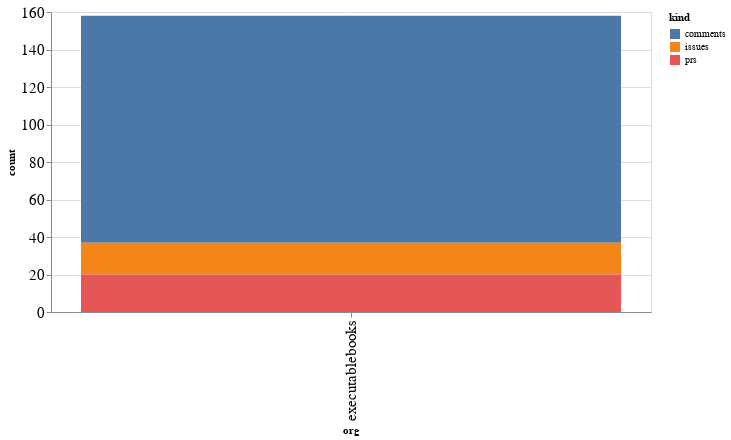

The notebook cell this image was saved under:
### Code cell
alt.Chart(org_summaries, width=600).mark_bar().encode(
    x='org',
    y='count',
    color='kind',
    tooltip="org"
)

### Figure 1 — Vega-Lite specification as saved in the notebook (floating-point values rounded to 4 significant figures)
{"config": {"axisLeft": {"labelFontSize": 15}, "axisBottom": {"labelFontSize": 15}}, "data": {"name": "data-3be358579192db9d2106c0c5ff1106bf"}, "mark": "bar", "encoding": {"color": {"type": "nominal", "field": "kind"}, "tooltip": {"type": "nominal", "field": "org"}, "x": {"type": "nominal", "field": "org"}, "y": {"type": "quantitative", "field": "count"}}, "width": 600, "$schema": "https://vega.github.io/schema/vega-lite/v4.8.1.json", "datasets": {"data-3be358579192db9d2106c0c5ff1106bf": [{"org": "executablebooks", "kind": "comments", "count": 121}, {"org": "executablebooks", "kind": "issues", "count": 17}, {"org": "executablebooks", "kind": "prs", "count": 20}]}}
